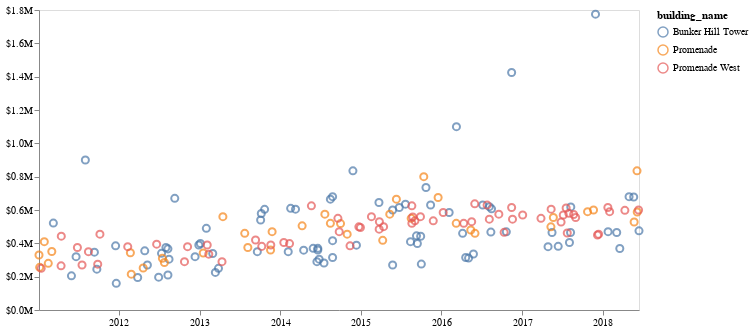

Notebook cell for this chart:
### Code cell
chart = alt.Chart(bunker_hill).mark_point(size=50).encode(
    x=alt.X(
        "date:T",
        axis=alt.Axis(title="", format="%Y", tickCount=7, grid=False),
    ),
    y=alt.Y(
        "price:Q",
        axis=alt.Axis(title="", format="$s", grid=False),
    ),
    color="building_name",
    tooltip=["building_name", "unit", "price", "square_feet", "price_per_square_foot"]
).properties(width=600)

# chart.configure_view(
#     strokeOpacity=0
# ).save('assets/price-by-date.svg')

chart

### Figure 1 — Vega-Lite specification as saved in the notebook (floating-point values rounded to 4 significant figures; data arrays with more than 128 entries replaced by an {"elided": "..."} marker saying what was removed)
{"$schema": "https://vega.github.io/schema/vega-lite/v2.4.3.json", "config": {"view": {"height": 300, "width": 400}}, "data": {"values": {"elided": "181 records"}}, "encoding": {"color": {"field": "building_name", "type": "nominal"}, "tooltip": [{"field": "building_name", "type": "nominal"}, {"field": "unit", "type": "nominal"}, {"field": "price", "type": "quantitative"}, {"field": "square_feet", "type": "quantitative"}, {"field": "price_per_square_foot", "type": "quantitative"}], "x": {"axis": {"format": "%Y", "grid": false, "tickCount": 7, "title": ""}, "field": "date", "type": "temporal"}, "y": {"axis": {"format": "$s", "grid": false, "title": ""}, "field": "price", "type": "quantitative"}}, "mark": {"size": 50, "type": "point"}, "width": 600}
